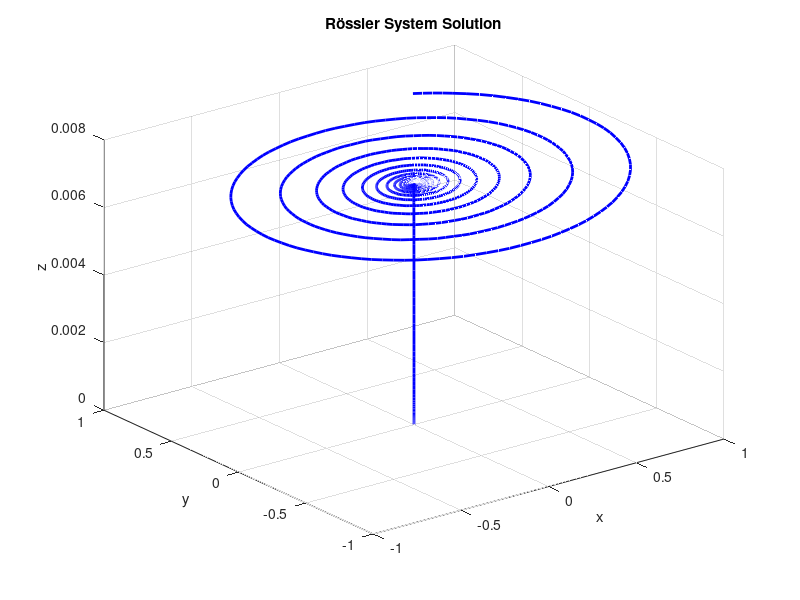

The MATLAB source for this figure:
% Define the function for the Rössler system
a = 0.1;
b = 0.1;
c = 14;
ode = @(t, y) [-y(2) - y(3); y(1) + a*y(2); b + y(3)*(y(1) - c)];

% Define the initial conditions and range for time
y0 = [0; 0; 0];
tspan = [0 100];

% Solve the system using ode45
[t, y] = ode45(ode, tspan, y0);

% Plot the solution
figure;
plot3(y(:, 1), y(:, 2), y(:, 3), 'b-', 'LineWidth', 2);
xlabel('x');
ylabel('y');
zlabel('z');
title('Rössler System Solution');
grid on;
